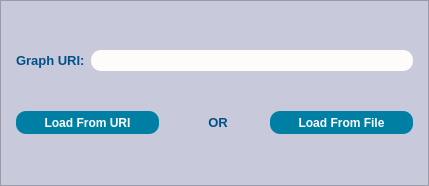
<?xml version="1.0" encoding="UTF-8"?>
<ui version="4.0">
 <class>LoadGraphDialog</class>
 <widget class="QDialog" name="LoadGraphDialog">
  <property name="geometry">
   <rect>
    <x>0</x>
    <y>0</y>
    <width>429</width>
    <height>186</height>
   </rect>
  </property>
  <property name="minimumSize">
   <size>
    <width>429</width>
    <height>186</height>
   </size>
  </property>
  <property name="windowTitle">
   <string>Dialog</string>
  </property>
  <property name="styleSheet">
   <string notr="true">QObject#LoadGraphDialog{
background-color:qlineargradient(spread:pad, x1:0, y1:0, x2:1, y2:1, stop:0.0795455 rgba(0, 57, 70, 255), stop:0.5625 rgba(0, 85, 104, 255), stop:0.954545 rgba(0, 107, 131, 255));}
</string>
  </property>
  <layout class="QGridLayout" name="gridLayout_2">
   <property name="leftMargin">
    <number>0</number>
   </property>
   <property name="topMargin">
    <number>0</number>
   </property>
   <property name="rightMargin">
    <number>0</number>
   </property>
   <property name="bottomMargin">
    <number>0</number>
   </property>
   <item row="0" column="0" rowspan="2">
    <widget class="QFrame" name="frame">
     <property name="minimumSize">
      <size>
       <width>361</width>
       <height>111</height>
      </size>
     </property>
     <property name="styleSheet">
      <string notr="true">QObject#frame{
	background-color:rgb(200, 201, 219);
	
}
</string>
     </property>
     <property name="frameShape">
      <enum>QFrame::StyledPanel</enum>
     </property>
     <property name="frameShadow">
      <enum>QFrame::Raised</enum>
     </property>
     <layout class="QGridLayout" name="gridLayout">
      <property name="leftMargin">
       <number>15</number>
      </property>
      <property name="topMargin">
       <number>15</number>
      </property>
      <property name="rightMargin">
       <number>15</number>
      </property>
      <property name="bottomMargin">
       <number>15</number>
      </property>
      <item row="0" column="0">
       <layout class="QHBoxLayout" name="horizontalLayout">
        <item>
         <widget class="QLabel" name="graphURILabel">
          <property name="maximumSize">
           <size>
            <width>101</width>
            <height>31</height>
           </size>
          </property>
          <property name="font">
           <font>
            <pointsize>10</pointsize>
            <bold>true</bold>
           </font>
          </property>
          <property name="styleSheet">
           <string notr="true">color:rgb(0, 81, 135);</string>
          </property>
          <property name="text">
           <string>Graph URI:</string>
          </property>
         </widget>
        </item>
        <item>
         <widget class="QLineEdit" name="graphURIEdit">
          <property name="minimumSize">
           <size>
            <width>241</width>
            <height>21</height>
           </size>
          </property>
          <property name="styleSheet">
           <string notr="true">border-radius:10px;

border-color:rgb(45, 45, 45);

background-color: rgb(253, 252, 250);</string>
          </property>
         </widget>
        </item>
       </layout>
      </item>
      <item row="1" column="0">
       <layout class="QHBoxLayout" name="horizontalLayout_2">
        <item>
         <widget class="QPushButton" name="loadFromURIButton">
          <property name="minimumSize">
           <size>
            <width>111</width>
            <height>23</height>
           </size>
          </property>
          <property name="font">
           <font>
            <pointsize>9</pointsize>
            <bold>true</bold>
           </font>
          </property>
          <property name="cursor">
           <cursorShape>PointingHandCursor</cursorShape>
          </property>
          <property name="styleSheet">
           <string notr="true">background-color:rgb(0, 127, 165);
border-radius:10px;
color: rgb(255, 255, 255);</string>
          </property>
          <property name="text">
           <string>Load From URI</string>
          </property>
         </widget>
        </item>
        <item>
         <widget class="QLabel" name="OrLabel">
          <property name="maximumSize">
           <size>
            <width>99</width>
            <height>21</height>
           </size>
          </property>
          <property name="font">
           <font>
            <pointsize>10</pointsize>
            <bold>true</bold>
           </font>
          </property>
          <property name="styleSheet">
           <string notr="true">color:rgb(0, 81, 135);</string>
          </property>
          <property name="text">
           <string>  OR</string>
          </property>
          <property name="alignment">
           <set>Qt::AlignCenter</set>
          </property>
         </widget>
        </item>
        <item>
         <widget class="QPushButton" name="loadFromFileButton">
          <property name="minimumSize">
           <size>
            <width>111</width>
            <height>23</height>
           </size>
          </property>
          <property name="font">
           <font>
            <pointsize>9</pointsize>
            <bold>true</bold>
           </font>
          </property>
          <property name="cursor">
           <cursorShape>PointingHandCursor</cursorShape>
          </property>
          <property name="styleSheet">
           <string notr="true">background-color:rgb(0, 127, 165);
border-radius:10px;
color: rgb(255, 255, 255);</string>
          </property>
          <property name="text">
           <string>Load From File</string>
          </property>
         </widget>
        </item>
       </layout>
      </item>
     </layout>
    </widget>
   </item>
  </layout>
 </widget>
 <resources/>
 <connections/>
</ui>
